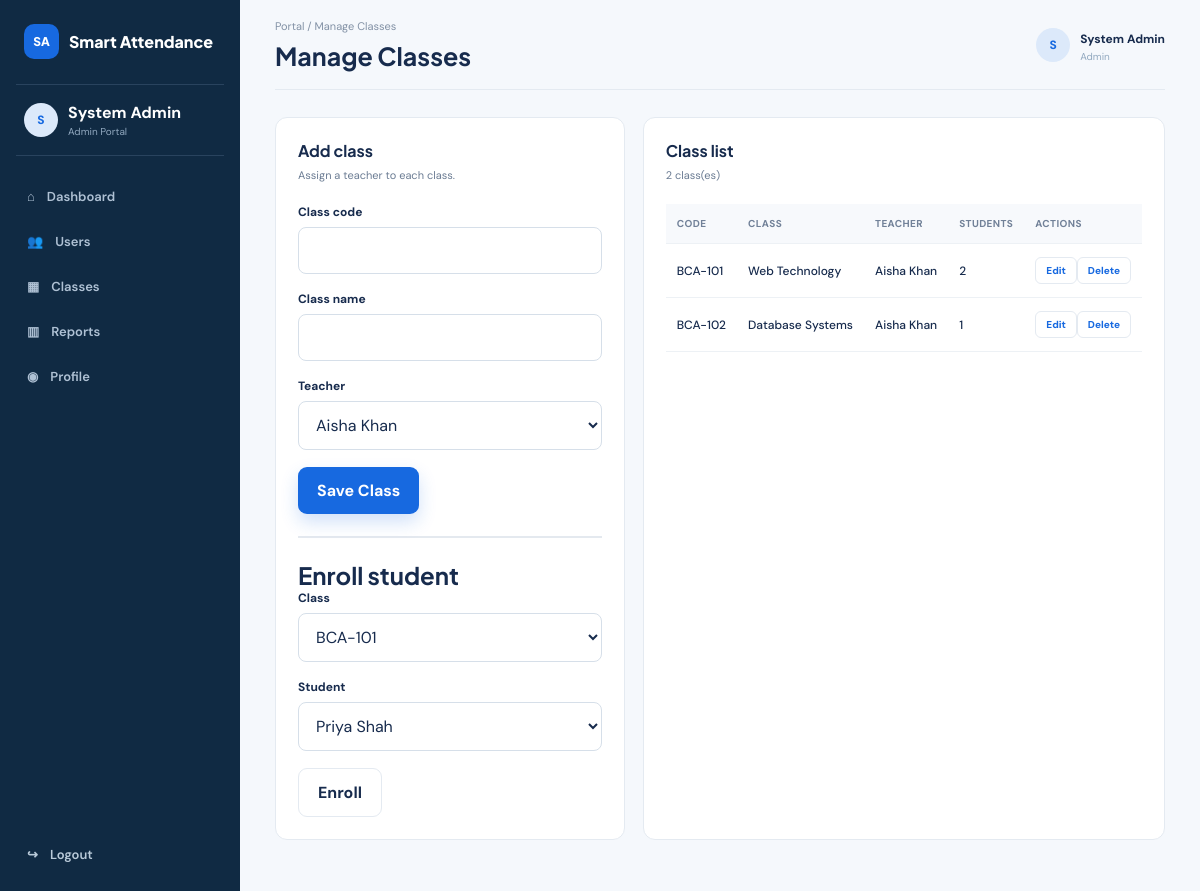
The page /pages/classes.php (signed in) on the database its author committed.
### tables this page shows
CREATE TABLE classes (
  id INT UNSIGNED AUTO_INCREMENT PRIMARY KEY,
  class_code VARCHAR(30) NOT NULL UNIQUE,
  class_name VARCHAR(120) NOT NULL,
  teacher_id INT UNSIGNED NOT NULL,
  created_at TIMESTAMP DEFAULT CURRENT_TIMESTAMP,
  CONSTRAINT fk_class_teacher FOREIGN KEY (teacher_id) REFERENCES users(id) ON DELETE RESTRICT
);

CREATE TABLE users (
  id INT UNSIGNED AUTO_INCREMENT PRIMARY KEY,
  full_name VARCHAR(100) NOT NULL,
  email VARCHAR(150) NOT NULL UNIQUE,
  password VARCHAR(255) NOT NULL,
  role ENUM('admin','teacher','student') NOT NULL,
  is_active TINYINT(1) NOT NULL DEFAULT 1,
  created_at TIMESTAMP DEFAULT CURRENT_TIMESTAMP
);

### includes/auth.php (called while the page is built, shortened)
<?php
function user(): ?array
{
    return $_SESSION['user'] ?? null;
}
function require_login(array $roles = []): array
{
    $current = user();
    return $current;
}
function e(?string $value): string
{
    return htmlspecialchars((string) $value, ENT_QUOTES, 'UTF-8');
}

### pages/classes.php (the view, shortened to what this page needs)
<?php
require_once __DIR__ . '/../includes/layout.php'; $me=require_login(['admin','teacher']); $pdo=db(); $error='';
$edit=null;if($me['role']==='admin'&&isset($_GET['edit'])){$q=$pdo->prepare('SELECT * FROM classes WHERE id=?');$q->execute([(int)$_GET['edit']]);$edit=$q->fetch();}$teachers=$pdo->query("SELECT id,full_name FROM users WHERE role='teacher' AND is_active=1 ORDER BY full_name")->fetchAll();$students=$pdo->query("SELECT id,full_name FROM users WHERE role='student' AND is_active=1 ORDER BY full_name")->fetchAll();$sql='SELECT c.*,u.full_name teacher_name,COUNT(e.student_id) student_count FROM classes c JOIN users u ON u.id=c.teacher_id LEFT JOIN enrollments e ON e.class_id=c.id';$params=[];if($me['role']==='teacher'){$sql.=' WHERE c.teacher_id=?';$params[]=$me['id'];}$sql.=' GROUP BY c.id ORDER BY c.class_code';$q=$pdo->prepare($sql);$q->execute($params);$classes=$q->fetchAll();page_start($me['role']==='admin'?'Manage Classes':'My Classes',$me); ?>
<?php if($error):?><p class="error"><?=e($error)?></p><?php endif;?><div class="content-grid"><?php if($me['role']==='admin'):?><section class="panel"><div class="panel-heading"><div><h2><?=$edit?'Edit class':'Add class'?></h2><p>Assign a teacher to each class.</p></div></div><form method="post"><input type="hidden" name="csrf" value="<?=e(csrf())?>"><input type="hidden" name="action" value="<?=$edit?'update':'create'?>"><?php if($edit):?><input type="hidden" name="id" value="<?=$edit['id']?>"><?php endif;?><div class="form-group"><label>Class code</label><input name="class_code" required value="<?=e($edit['class_code']??'')?>"></div><div class="form-group"><label>Class name</label><input name="class_name" required value="<?=e($edit['class_name']??'')?>"></div><div class="form-group"><label>Teacher</label><select name="teacher_id" required><?php foreach($teachers as $t):?><option value="<?=$t['id']?>" <?=($edit['teacher_id']??0)==$t['id']?'selected':''?>><?=e($t['full_name'])?></option><?php endforeach;?></select></div><button class="btn btn-primary">Save Class</button></form><hr style="margin:22px 0;border:.5px solid #e4e9ef"><h2>Enroll student</h2><form method="post"><input type="hidden" name="csrf" value="<?=e(csrf())?>"><input type="hidden" name="enroll" value="1"><div class="form-group"><label>Class</label><select name="class_id"><?php foreach($classes as $c):?><option value="<?=$c['id']?>"><?=e($c['class_code'])?></option><?php endforeach;?></select></div><div class="form-group"><label>Student</label><select name="student_id"><?php foreach($students as $s):?><option value="<?=$s['id']?>"><?=e($s['full_name'])?></option><?php endforeach;?></select></div><button class="btn btn-secondary">Enroll</button></form></section><?php endif;?><section class="panel"><div class="panel-heading"><div><h2>Class list</h2><p><?=count($classes)?> class(es)</p></div></div><div class="table-wrap"><table><thead><tr><th>Code</th><th>Class</th><th>Teacher</th><th>Students</th><?php if($me['role']==='admin'):?><th>Actions</th><?php endif;?></tr></thead><tbody><?php foreach($classes as $c):?><tr><td><?=e($c['class_code'])?></td><td><?=e($c['class_name'])?></td><td><?=e($c['teacher_name'])?></td><td><?=$c['student_count']?></td><?php if($me['role']==='admin'):?><td><a class="table-btn" href="?edit=<?=$c['id']?>">Edit</a><form method="post" style="display:inline"><input type="hidden" name="csrf" value="<?=e(csrf())?>"><input type="hidden" name="action" value="delete"><input type="hidden" name="id" value="<?=$c['id']?>"><button class="table-btn" onclick="return confirm('Delete class?')">Delete</button></form></td><?php endif;?></tr><?php endforeach;?></tbody></table></div></section></div><?php page_end(); ?>

### css/style.css (style rules this page uses)
:root { --navy: #102a43; --blue: #1769e0; --blue2: #0b57c7; --teal: #149c91; --bg: #f5f8fc; --card: #fff; --text: #172b4d; --muted: #6b7c93; --border: #e4eaf1; --green: #12805c; --red: #c23b4a; --amber: #a96b00; --shadow: 0 12px 35px rgba(20,42,70,.08); }
* { box-sizing: border-box; }
html { scroll-behavior: smooth; }
body { margin: 0; background: var(--bg); color: var(--text); font-family: "DM Sans", Arial, sans-serif; }
a { text-decoration: none; color: inherit; }
button, input, select { font: inherit; }
button { cursor: pointer; }
h1, h2, h3 { font-family: "Plus Jakarta Sans", Arial, sans-serif; margin: 0; }
p { line-height: 1.65; }
.btn { border: 0; border-radius: 9px; padding: 13px 19px; font-weight: 700; display: inline-flex; justify-content: center; align-items: center; gap: 8px; }
.btn-primary { background: var(--blue); color: #fff; box-shadow: 0 8px 18px rgba(23,105,224,.2); }
.btn-secondary { background: #fff; color: var(--text); border: 1px solid var(--border); }
.form-group { margin: 0 0 17px; }
.form-group label { font-size: 12px; font-weight: 700; display: block; margin-bottom: 7px; }
.form-group input, .form-group select, .search-input, .filter-row select { width: 100%; border: 1px solid #d6dfe9; border-radius: 8px; padding: 12px 13px; background: #fff; outline: 0; color: var(--text); }
.dashboard-body { background: #f5f8fc; }
.content-grid { display: grid; grid-template-columns: 1.65fr 1fr; gap: 18px; }
.panel { background: #fff; border: 1px solid var(--border); border-radius: 12px; padding: 22px; margin-bottom: 18px; }
.panel-heading { display: flex; align-items: center; justify-content: space-between; gap: 15px; margin-bottom: 20px; }
.panel-heading h2 { font-size: 16px; }
.panel-heading p { font-size: 11px; color: var(--muted); margin: 5px 0 0; }
.table-wrap { overflow-x: auto; }
table { width: 100%; border-collapse: collapse; font-size: 12px; }
th { text-align: left; background: #f7f9fc; color: #718198; font-size: 10px; text-transform: uppercase; letter-spacing: .4px; }
th, td { padding: 13px 11px; border-bottom: 1px solid #edf1f5; white-space: nowrap; }
td { font-weight: 500; }
.table-btn { border: 1px solid var(--border); background: #fff; color: var(--blue); font-size: 10px; font-weight: 800; padding: 6px 10px; border-radius: 6px; }

### rows shown on the page
classes: class_code "BCA-101", class_name "Web Technology", teacher.full_name "Aisha Khan", student_count "2"
classes: class_code "BCA-102", class_name "Database Systems", teacher.full_name "Aisha Khan", student_count "1"

### other values the page prints
substr($name, 0, 1) "S"
$name "System Admin"
$role "Admin"
$title "Manage Classes"
count($classes) "2"
form field teacher_id "Aisha Khan"
form field class_id "BCA-101"
form field student_id "Priya Shah"
